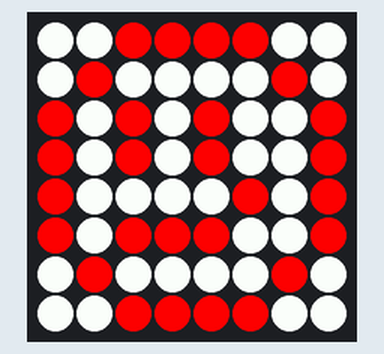
This program was run on a simulated Raspberry Pi (BCM pin numbers) with a Sense HAT. On the bench: the Sense HAT's 8×8 RGB LED matrix. At 0.0 s the program stops and its outputs stay as they are.

Above: at 0.1 s.

The program:

pixle_smiley.py
```python
from sense_hat import SenseHat

sense = SenseHat()

s = [0, 0, 0]  # Svart
h = [255, 255, 255]  # Hvit
r = [255, 0, 0] # Roed
y = [255, 255,0] # Gul (Yellow)
g = [0, 255, 0] # Groenn
b = [0, 0, 255] # Blaa

# Bytt ut h (Hvit) med oensket farge for aa lage figur

pixle = [
h,h,r,r,r,r,h,h,
h,r,h,h,h,h,r,h,
r,h,r,h,r,h,h,r,
r,h,r,h,r,h,h,r,
r,h,h,h,h,r,h,r,
r,h,r,r,r,h,h,r,
h,r,h,h,h,h,r,h,
h,h,r,r,r,r,h,h
]

sense.set_pixels(pixle)
```
